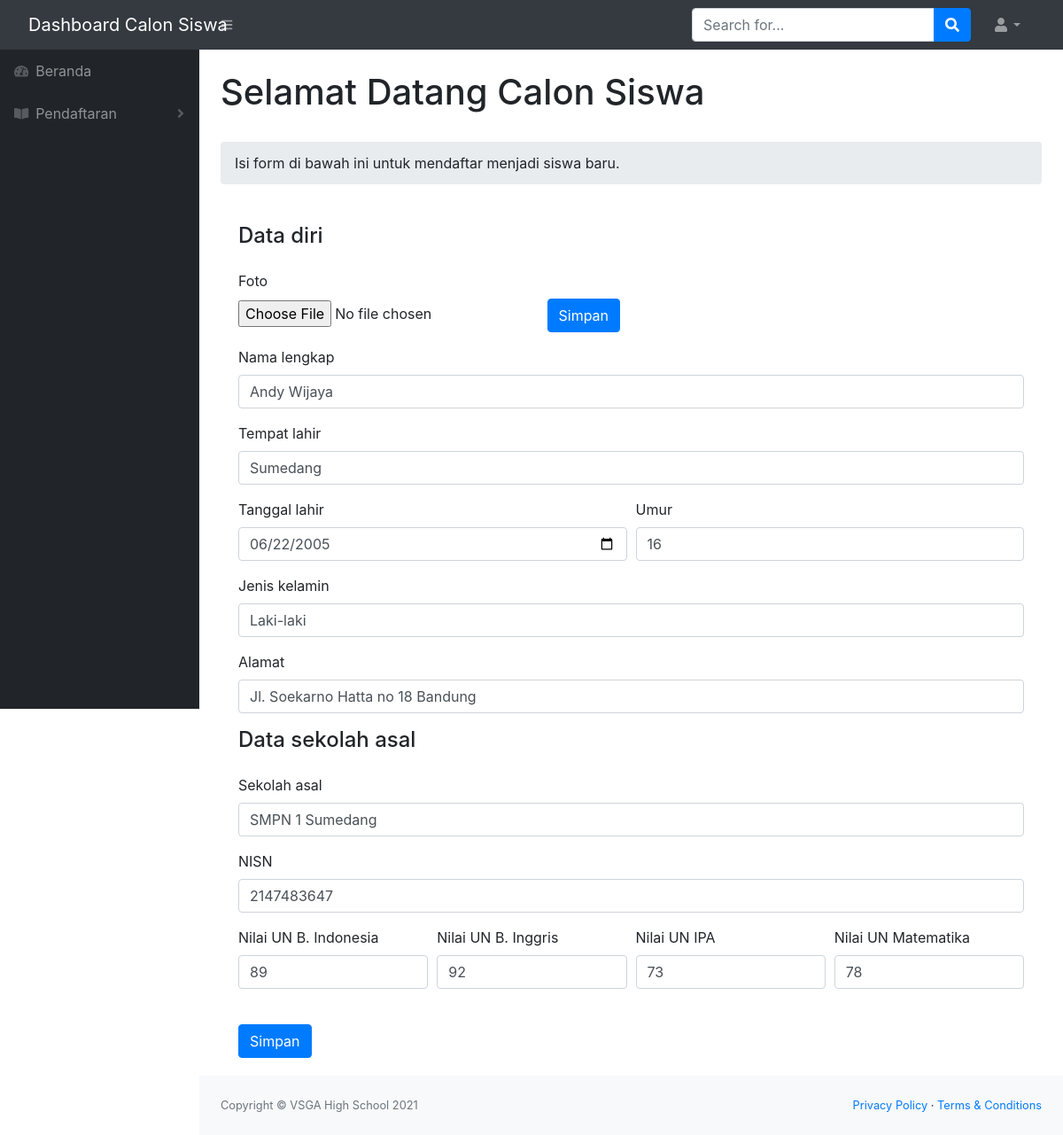
/form_pendaftaran.php (signed in), run on the app's committed database.
### tables this page shows
CREATE TABLE `pendaftaran_siswa` (
  `id` int(11) NOT NULL,
  `email` varchar(100) NOT NULL,
  `password` varchar(255) NOT NULL,
  `foto` varchar(100) NOT NULL,
  `nama` text NOT NULL,
  `tempat_lahir` text NOT NULL,
  `tgl_lahir` date NOT NULL,
  `umur` int(25) NOT NULL,
  `jenis_kelamin` text NOT NULL,
  `alamat` varchar(255) NOT NULL,
  `sekolah_asal` text NOT NULL,
  `nisn` int(100) NOT NULL,
  `nilai_bindo` int(25) NOT NULL,
  `nilai_binggris` int(25) NOT NULL,
  `nilai_ipa` int(25) NOT NULL,
  `nilai_mtk` int(25) NOT NULL,
  `nilai_rata` int(25) NOT NULL,
  `status_pendaftaran` text NOT NULL
);

### form_pendaftaran.php (the view, shortened to what this page needs)
<?php session_start();
include 'koneksi.php'; ?>
<!DOCTYPE html>
<html lang="en">
<?php include 'header-nav.php'; ?>
<main>
    <div class="container-fluid px-4">
        <h1 class="mt-4">Selamat Datang Calon Siswa</h1><br>
        <ol class="breadcrumb mb-4">
            <li class="breadcrumb-item">Isi form di bawah ini untuk mendaftar menjadi siswa baru.</li>
        </ol>
        <div class="card-body">
            <h4 class="mb-4">Data diri</h4>
            <?php
            $id = $_SESSION['id_siswa'];
            $result = mysqli_query($conn, "SELECT * FROM pendaftaran_siswa WHERE id = '$id'");
            while ($row = mysqli_fetch_array($result)) {
            ?>
                <form action="upload_foto.php" id="uploadPhoto" method="POST" enctype="multipart/form-data">
                    <div class="form-group">
                        <label for="foto">Foto</label><br>
                        <input name="foto" id="foto" type="file" <?= $row['foto'] ?> required />
                        <button type="submit" class="btn btn-primary" name="submitfoto">Simpan</a>
                    </div>
                </form>
                <form action="proses_pendaftaran.php" method="POST" id="formPendaftaran">
                    <div class="form-group">
                        <label for="nama">Nama lengkap</label>
                        <input class="form-control" name="nama" id="nama" type="text" value="<?= $row['nama'] ?>" required />
                    </div>
                    <div class="form-group">
                        <label for="tempat_lahir">Tempat lahir</label>
                        <input class="form-control" id="tempat_lahir" name="tempat_lahir" type="text" value="<?= $row['tempat_lahir'] ?>" required />
                    </div>
                    <div class="form-row">
                        <div class="col">
                            <div class="form-group">
                                <label for="tgl_lahir">Tanggal lahir</label>
                                <input class="form-control" name="tgl_lahir" id="tgl_lahir" type="date" min="2004-12-31" max="2007-12-31" value="<?= $row['tgl_lahir'] ?>" required />
                            </div>
                        </div>
                        <div class="col">
                            <div class="form-group">
                                <label for="umur">Umur</label>
                                <input class="form-control" name="umur" id="umur" type="number" value="<?= $row['umur'] ?>" required />
                            </div>
                        </div>
                    </div>
                    <div class="form-group">
                        <label for="jenis_kelamin">Jenis kelamin</label>
                        <select name="jenis_kelamin" id="jenis_kelamin" class="form-control" value="<?= $row['jenis_kelamin'] ?>" required>
                            <option value="Laki-laki">Laki-laki</option>
                        </select>
                    </div>
                    <div class="form-group">
                        <label for="alamat">Alamat</label>
                        <input class="form-control" id="alamat" name="alamat" type="text" value="<?= $row['alamat'] ?>" required />
                    </div>
                    <h4 class="mb-4">Data sekolah asal</h4>
                    <div class="form-group">
                        <label for="sekolah_asal">Sekolah asal</label>
                        <input class="form-control" name="sekolah_asal" id="sekolah_asal" type="text" value="<?= $row['sekolah_asal'] ?>" required />
                    </div>
                    <div class="form-group">
                        <label for="nisn">NISN</label>
                        <input class="form-control" id="nisn" name="nisn" type="number" value="<?= $row['nisn'] ?>" required />
                    </div>
                    <div class="form-row">
                        <div class="col">
                            <div class="form-group">
                                <label for="nilai_bindo">Nilai UN B. Indonesia</label>
                                <input class="form-control" id="nilai_bindo" name="nilai_bindo" type="number" value="<?= $row['nilai_bindo'] ?>" required />
                            </div>
                        </div>
                        <div class="col">
                            <div class="form-group">
                                <label for="nilai_binggris">Nilai UN B. Inggris</label>
                                <input class="form-control" id="nilai_binggris" name="nilai_binggris" type="number" value="<?= $row['nilai_binggris'] ?>" required />
                            </div>
                        </div>
                        <div class="col">
                            <div class="form-group">
                                <label for="nilai_ipa">Nilai UN IPA</label>
                                <input class="form-control" id="nilai_ipa" name="nilai_ipa" type="number" value="<?= $row['nilai_ipa'] ?>" required />
                            </div>
                        </div>
                        <div class="col">
                            <div class="form-group">
                                <label for="nilai_mtk">Nilai UN Matematika</label>
                                <input class="form-control" id="nilai_mtk" name="nilai_mtk" type="number" value="<?= $row['nilai_mtk'] ?>" required />
                            </div>
                        </div>
                    </div>
                <?php } ?>
                <div class="d-flex align-items-center justify-content-between mt-4 mb-0">
                    <button type="submit" class="btn btn-primary" name="submit">Simpan</a>
                </div>
                </form>
        </div>
    </div>
</main>
<?php include 'footer.php'; ?>

### data on the page
pendaftaran_siswa: nama "Andy Wijaya", tempat_lahir "Sumedang", tgl_lahir "06/22/2005", umur "16", jenis_kelamin "Laki-laki", alamat "Jl. Soekarno Hatta no 18 Bandung", sekolah_asal "SMPN 1 Sumedang", nisn "2147483647", nilai_bindo "89", nilai_binggris "92", nilai_ipa "73", nilai_mtk "78"
